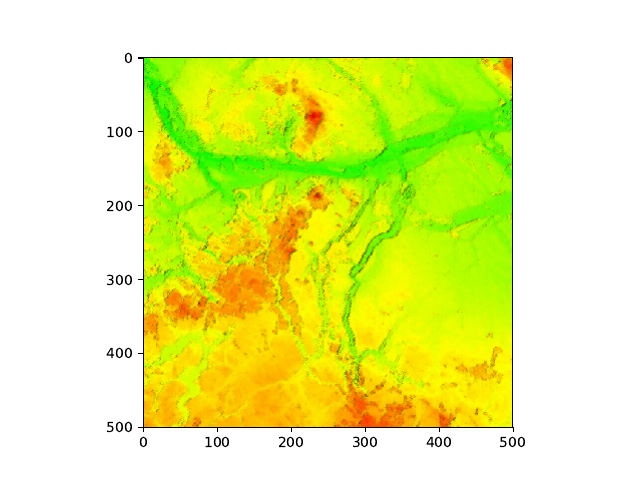

The script that saved this image:
#!/usr/bin/env python
# -*- coding: utf-8 -*-
import gradients as grd
import matplotlib
matplotlib.use('Agg')
import matplotlib.pyplot as plt
from matplotlib import rc
import numpy as np
import math

#drawing map using an array of colors. each point has r,g,b values
def drawMap(colorMap, fileName):
    fig = plt.figure()
    plt.imshow(colorMap)
    plt.show()
    fig.savefig(fileName + ".pdf")

#analyzing the data given as an input to the program.
#first row defines height, width of the map and also a distance between two points on the map (in centimeters)
#after we save those values, we can safely delete them, because all the other values will be used to draw the map
def loadCoordinates(fileName):
    with open(fileName) as file:
        _map = file.read().splitlines()
    _map = [i.split(' ') for i in _map]
    _height = int(_map[0][0])
    _width = int(_map[0][1])
    _distance = int(_map[0][2])
    del _map[0]
    return _map, _height, _width, _distance


#given the height of each point on the map, create a color array which represents color of each individual point
def colorMap(mapData, colorData, PEAK, PIT):
    for i in range (0, len(mapData)):
        for j in range(0, len(mapData[i])):
            try:
                colorData[i][j] = grd.gradient_hsv_unknown((float(mapData[i][j])-PIT)/(PEAK-PIT))
            except Exception as exc:
                print(exc)
                exit()

    return colorData

#add light value to the pixel, but keep it between 0 and 1
def applyLight(pixel, light):
    pixel += light
    pixel[0] = max(0, min(pixel[0], 1))
    pixel[1] = max(0, min(pixel[1], 1))
    pixel[2] = max(0, min(pixel[2], 1))

    return pixel

#change the value of a pixel depending of a value of a pixel next to it
def primitiveLight(colorMap, mapData):
    #lightValue will be added to the higher pixel, and reduced from lower pixel
    lightValue = 0.12
    for i in range (1, len(mapData)):
        for j in range(1, len(mapData[i])):
            try:
                if float(mapData[i][j-1]) < float(mapData[i][j]):
                    colorMap[i][j] = applyLight(colorMap[i][j], lightValue)
                else:
                    colorMap[i][j] = applyLight(colorMap[i][j], -lightValue)
            except Exception as exc:
                print(exc)
                exit()
    return colorMap


#use this function to get the highest(peak) and the lowest(pit) point on the map
#the highest point will determine 100% value of gradient that is used to color the map
#the lowest point will determine the 0% value of the gradient that is used to color the map
#use it after you loaded coordinates (which is where we get rid of height, width and distance)
def getExtremes(mapData):
    currentPeak = 0
    currentPit = float(mapData[0][0])
    for row in mapData:
        for columnElement in row:
            if float(columnElement) > currentPeak:
                currentPeak = float(columnElement)
            if float(columnElement) < currentPit:
                currentPit = float(columnElement)

    return currentPeak, currentPit


if __name__ == '__main__':
    _map, _height, _width, _distance = loadCoordinates("mapData.dem")
    PEAK, PIT = getExtremes(_map)
    _color = np.zeros((_height, _width, 3), dtype=np.float32)
    _color = colorMap(_map, _color, PEAK, PIT)
    _color = primitiveLight(_color, _map)
    drawMap(_color, "map")
    plt.close()
